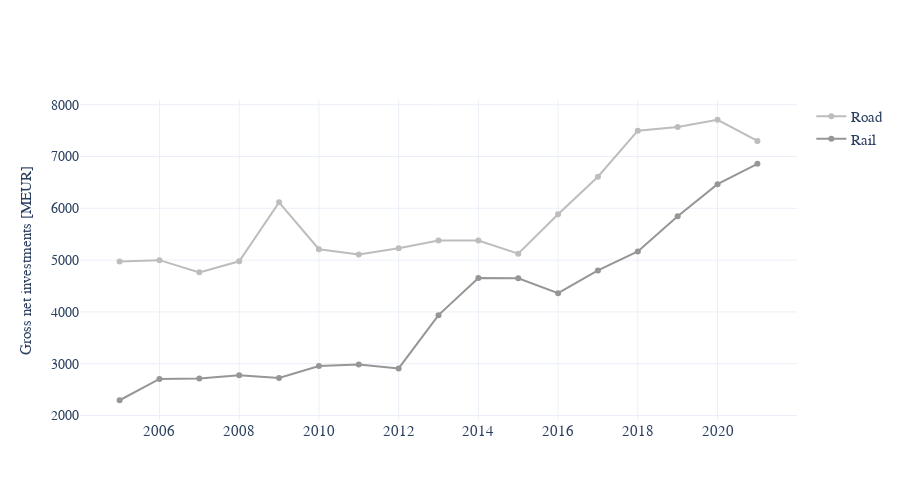

Notebook source saved alongside this figure:
### Code cell
df = pd.read_excel("../data/plots/Modal_split.xlsx", sheet_name = "Investments", index_col = 0)
fig = go.Figure()
fig.add_traces(go.Scatter(x = df.index, y = df.Road, name = "Road"))
fig.add_traces(go.Scatter(x = df.index, y = df.Rail, name = "Rail"))
fig.update_yaxes(title = "Gross net investments [MEUR]", titlefont = {"size" : 15}, tickfont = {"size" : 14})
fig.update_layout(colorway = [px.colors.sequential.Greys[i] for i in [3,4]], height = 500)

### Figure 1 — Plotly figure (JSON) as saved in the notebook; plotly's stock layout.template omitted (floating-point values rounded to 4 significant figures)
{"data": [{"name": "Road", "type": "scatter", "x": [2005, 2006, 2007, 2008, 2009, 2010, 2011, 2012, 2013, 2014, 2015, 2016, 2017, 2018, 2019, 2020, 2021], "y": [4975, 5000, 4764, 4977, 6115, 5210, 5110, 5230, 5380, 5380, 5125, 5885, 6610, 7500, 7570, 7710, 7300]}, {"name": "Rail", "type": "scatter", "x": [2005, 2006, 2007, 2008, 2009, 2010, 2011, 2012, 2013, 2014, 2015, 2016, 2017, 2018, 2019, 2020, 2021], "y": [2295, 2707, 2714, 2776, 2723, 2956, 2984, 2909, 3938, 4657, 4649, 4363, 4802, 5167, 5846, 6467, 6859]}], "layout": {"colorway": ["rgb(189,189,189)", "rgb(150,150,150)"], "height": 500, "yaxis": {"tickfont": {"size": 14}, "title": {"font": {"size": 15}, "text": "Gross net investments [MEUR]"}}}}
